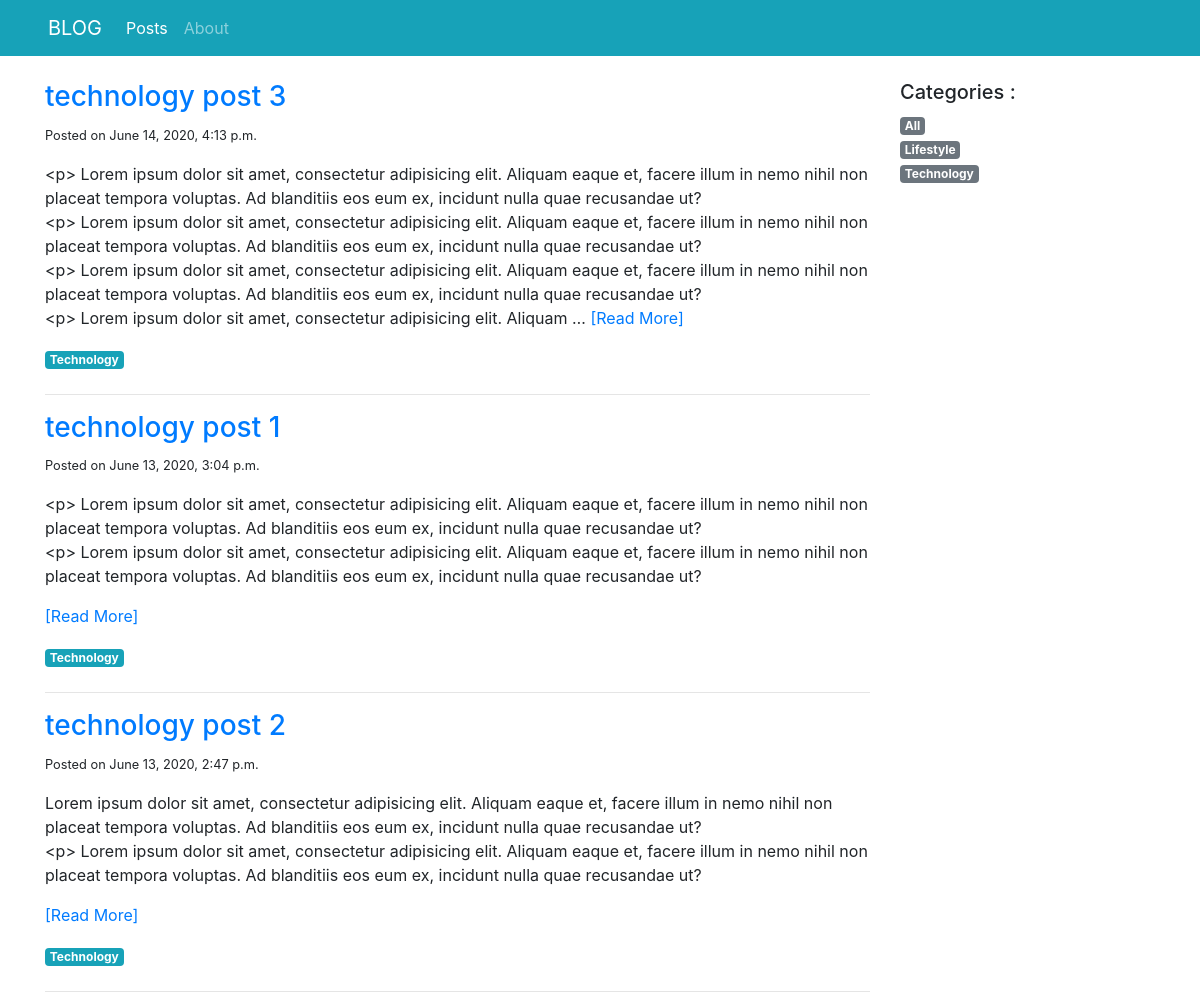
The app's page /blog/posts/Technology/ with its own data.
### blog/models.py (models this page shows, shortened)
class Post(models.Model):
    title = models.CharField(max_length=100)
    category = models.ForeignKey('PostCategory', null=True, blank=True, on_delete=models.DO_NOTHING)
    published = models.BooleanField(default=True)
    text = models.TextField(blank=True)
    created_at = models.DateTimeField(auto_now_add=True)

class PostCategory(models.Model):
    name = models.CharField(max_length=50)
    def slug(self):
        return slugify(self.name)
    def __str__(self):
        return self.name

### blog/views.py (the view)
# urls.py: path('posts/', views.post_list, name='home'),
def post_list(request, category_name=model_helpers.post_category_all.slug()):
    category, posts = model_helpers.get_category_and_posts(category_name)
    categories = model_helpers.get_categories()
    context = {
        'navigation_items': navigation.navigation_items(navigation.NAV_POSTS),
        'category': category,
        'categories': categories,
        'posts': posts,
    }
    return render(request, 'blog/post_list.html', context)

### blog/model_helpers.py (called while the page is built)
def get_category_and_posts(category_name):
    posts = Post.objects.filter(published=True)
    if category_name == post_category_all.slug():
        category = post_category_all
    else:
        try:
            category = PostCategory.objects.get(name__iexact=category_name)
            posts = posts.filter(category=category)
        except PostCategory.DoesNotExist:
            category = PostCategory(name=category_name)
            posts = Post.objects.none()
    posts = posts.order_by('-created_at')
    return category, posts

def get_categories():
    categories = list(PostCategory.objects.all().order_by('name')) # convert to list
    categories.insert(0, post_category_all)                        # and add a get all in first position
    return categories

### blog/navigation.py (called while the page is built)
def navigation_items(selected_item):
    items = []
    for name, url in NAV_ITEMS:
        items.append({
            'name': name,
            'url': url,
            'active': True if selected_item == name else False
        })
    return items

### blog/templates/blog/post_list.html (shortened to what this page needs)
{% extends 'base.html' %}
{% block content %}
    <div class="col-sm-9">
        {% for post in posts %}
            <div class="mb-4">
                <h3><a href="{% url 'post-detail' post.pk %}">{{ post.title }}</a></h3>
                <small>Posted on {{ post.created_at }}</small>
                <p class="text-muted">
                    {{ post.text|linebreaks|safe|truncatewords:100 }}
                    <a href="#"> [Read More] </a>
                </p>
                <a href="{% url 'post_list' post.category.slug %}" class="badge badge-info">
                    {{ post.category|capfirst }}</a>
            </div>
            <hr>
        {% endfor %}
    </div>
<div class="col-sm-3">
    <h5>Categories :</h5>
    <ul class="list-unstyled">
        {% for cat in categories %}
        <li><a href="{% url 'post_list' cat.slug %}" class="badge badge-secondary">
            {{ cat.name|capfirst }}</a>
        </li>
        {% endfor %}
    </ul>
</div>
{% endblock %}

### records on screen
Post: title "technology post 3", created_at "June 14, 2020, 4:13 p.m.", text "<p> Lorem ipsum dolor sit amet, consectetur adipisicing elit. Aliquam eaque et, facere illum in nemo nihil non placeat tempora voluptas. Ad blanditiis eos eum ex, incidunt nulla quae recusandae ut? <p> Lorem ipsum dolor sit amet, consectetur adipisicing elit. Aliquam eaque et, facere illum in nemo nihil non placeat tempora voluptas. Ad blanditiis eos eum ex, incidunt nulla quae recusandae ut? <p> Lorem ipsum dolor sit amet, consectetur adipisicing elit. Aliquam eaque et, facere illum in nemo nihil non placeat tempora voluptas. Ad blanditiis eos eum ex, incidunt nulla quae recusandae ut? <p> Lorem ipsum dolor sit amet, consectetur adipisicing elit. Aliquam …", category "Technology"
Post: title "technology post 1", created_at "June 13, 2020, 3:04 p.m.", text "<p> Lorem ipsum dolor sit amet, consectetur adipisicing elit. Aliquam eaque et, facere illum in nemo nihil non placeat tempora voluptas. Ad blanditiis eos eum ex, incidunt nulla quae recusandae ut? <p> Lorem ipsum dolor sit amet, consectetur adipisicing elit. Aliquam eaque et, facere illum in nemo nihil non placeat tempora voluptas. Ad blanditiis eos eum ex, incidunt nulla quae recusandae ut?", category "Technology"
Post: title "technology post 2", created_at "June 13, 2020, 2:47 p.m.", text "Lorem ipsum dolor sit amet, consectetur adipisicing elit. Aliquam eaque et, facere illum in nemo nihil non placeat tempora voluptas. Ad blanditiis eos eum ex, incidunt nulla quae recusandae ut? <p> Lorem ipsum dolor sit amet, consectetur adipisicing elit. Aliquam eaque et, facere illum in nemo nihil non placeat tempora voluptas. Ad blanditiis eos eum ex, incidunt nulla quae recusandae ut?", category "Technology"
PostCategory: name "Lifestyle"
PostCategory: name "Technology"

### other values on screen
{{ item.name }} "Posts" "About"
{{ cat.name|capfirst }} "All"
